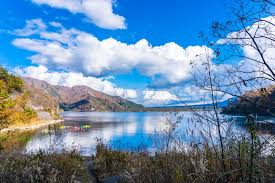
#> input picture t1.jpg, 275 x 183 px, found by its file name
$ python 19-6.py
#> lines starting #> are read from the running program, lines starting #| are printed output that depends on the picture
import cv2
import matplotlib.pyplot as plt
#直方圖繪製
src=cv2.imread("t1.jpg",cv2.IMREAD_GRAYSCALE)
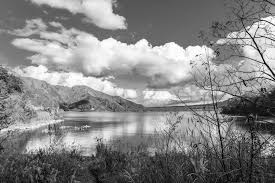
#> src: shape (183, 275); min 0, max 255, mean 133.4
cv2.imshow("Src",src)
plt.hist(src.ravel(),256)#繪製直方圖
hist=cv2.calcHist([src],[0],None,[256],[0,256])#計算直方圖
#> hist = 256 values, max 552 at index 104, min 6 at index 4, mean 196.6

print(f"資料類型={type(hist)}")
#| 資料類型=<class 'numpy.ndarray'>
print(f"資料外觀={hist.shape}")
#| 資料外觀=(256, 1)
print(f"資料大小={hist.size}")
#| 資料大小=256
print(f"資料內容 \n{hist}")
#> (printed output is left out)
plt.show()
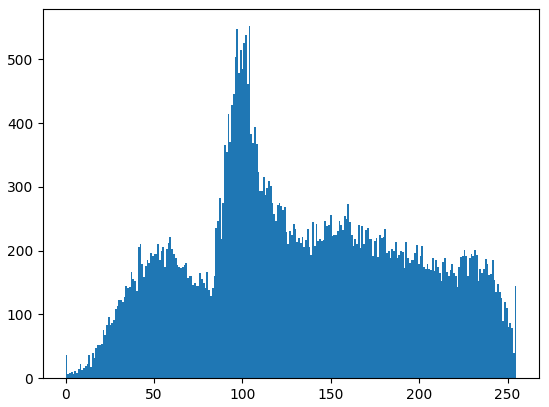
#> figure drawn by matplotlib, 1 panel; tallest bar 552 high, from x = 103.6 to 104.6

cv2.waitKey(0)
cv2.destroyAllWindows()
